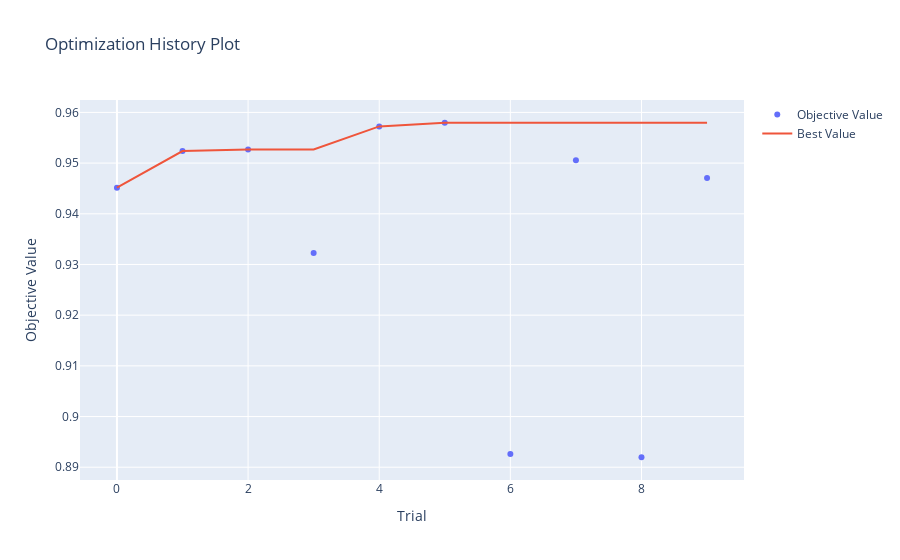

Write notebook code for a chart like this one.
### Code cell
import optuna.visualization as vis

# Plot optimization history
fig = vis.plot_optimization_history(study)
fig.show()

### Figure 1 — Plotly figure (JSON) as saved in the notebook; plotly's stock layout.template omitted (floating-point values rounded to 4 significant figures)
{"data": [{"mode": "markers", "name": "Objective Value", "type": "scatter", "x": [0, 1, 2, 3, 4, 5, 6, 7, 8, 9], "y": [0.9452, 0.9524, 0.9527, 0.9322, 0.9572, 0.958, 0.8926, 0.9505, 0.892, 0.9471]}, {"mode": "lines", "name": "Best Value", "type": "scatter", "x": [0, 1, 2, 3, 4, 5, 6, 7, 8, 9], "y": [0.9452, 0.9524, 0.9527, 0.9527, 0.9572, 0.958, 0.958, 0.958, 0.958, 0.958]}, {"marker": {"color": "#cccccc"}, "mode": "markers", "name": "Infeasible Trial", "showlegend": false, "type": "scatter", "x": [], "y": []}], "layout": {"title": {"text": "Optimization History Plot"}, "xaxis": {"title": {"text": "Trial"}}, "yaxis": {"title": {"text": "Objective Value"}}}}
